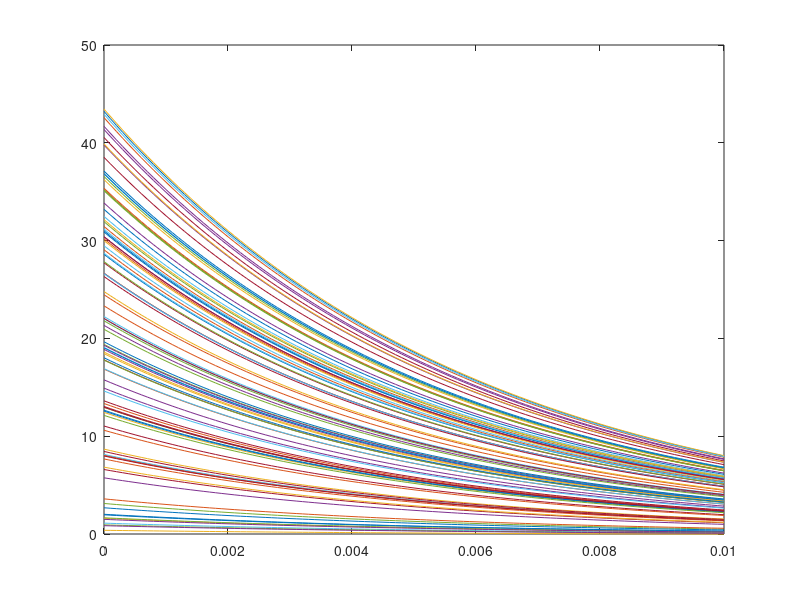
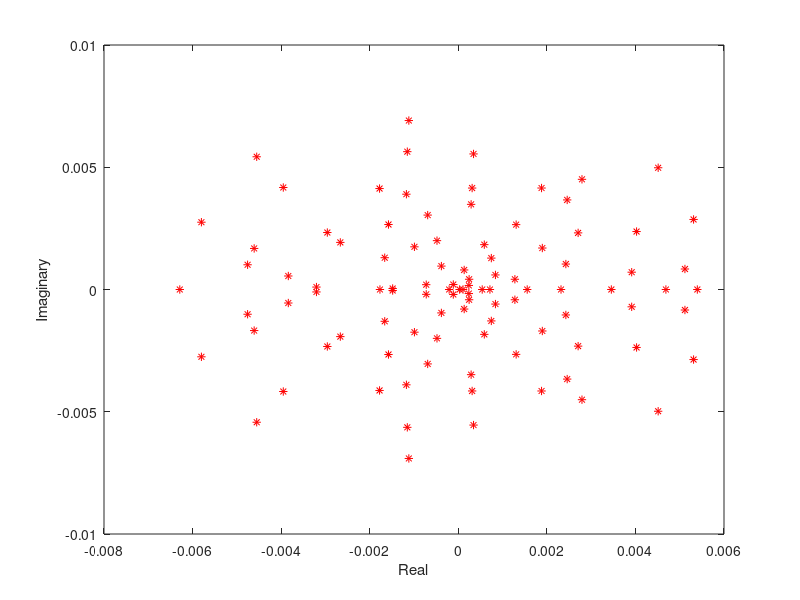
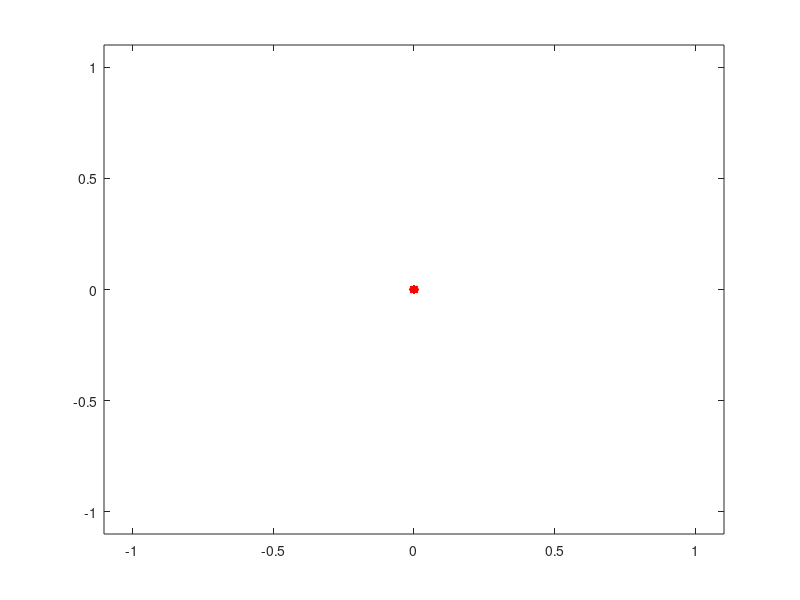

MATLAB code to generate these figures, in order:
function [re_o, Rates] = SteadyStateDynamicUniform

% Parameters:
N = 100; % network size;
tau_d = 0.200; %ms
tau_f = 0.150; %ms
U = zeros(1,N) + 0.20;
U = diag(U);
   
%Initializations
Re = 45*rand(N,1); %Initial Rates
ue = zeros(N,1);
xe = zeros(N,1) + 1;

%External Input
S_t = zeros(N,1);
S_t(5) = 2;
So = 10; %mv (mean current)
Input = zeros(N,N) + So;
Input(:,1) = Input(:,1) + S_t;
Sigma = zeros(N,N) + randn(N,N);
V = eye(N); %Input connectivity 
%Connectivity
meanw = 0; 
variancew = 4;
d = 0.10;
W  = sprandn (N,N,d)*(variancew^1/2) + meanw;
We = zeros(N,N) + W/N;

%Training
dt = 0.0001;
trainTime = size(Input,1);
L = trainTime; 
trainTime = size(Input,1);
Rates = zeros(N,L);  % complete state history
size(trainTime)
t(1) = 0;
Re(:,1) = Re;
ue(:,1) = ue;
xe(:,1) = xe;

for n = 1:L
 
   tau_m = 0.006;
   alpha = 1/tau_m; %ms tau_m
    alpha_ue = 1/tau_f; %ms tau_m
     alpha_xe = 1/tau_d; %ms tau_m


   Ds = (ue(:,n).*xe(:,n));
   Ds = diag(Ds);
   
 % Network activation
  
 h(:,n) = We*Ds*Re(:,n) + V*Input (:,n) + Sigma(:,n);
 %h(:,n) = sigmf(h(:,n),[2 4]);

    t(n+1) = t(n) + dt;
    Re(:,n+1) = Re(:,n) - dt*(alpha*(Re(:,n)+h(:,n)*sqrt(dt)));  
    Re(Re < 0) = 0; 
    
    ue(:,n+1) = ue(:,n) + dt*alpha_ue*((- ue(:,n)/tau_f) + U*(1 - ue(:,n)).*Re(:,n));
    ue(ue < 0) = 0;
    
    xe(:,n+1) = xe(:,n) + dt*alpha_xe*(((1 - xe(:,n))/tau_d) - xe(:,n).*ue(:,n).*Re(:,n));
    xe(xe > 1) = 1;
    xe(xe < 0) = 0;
 
     % save network activition
     Rates = Re; 
   
end

   
re_o = Rates(:,L);

figure(1)
plot(t,Re)

 %plot evalues of W 
     
    evalues = eig(We*Ds);    % Get the eigenvalues of J

   figure(3)
   plot(real(evalues),imag(evalues),'r*') %   Plot real and imaginary parts
   xlabel('Real')
   ylabel('Imaginary')
     
   figure(4)
   plot(evalues/sqrt(N)*variancew^1/2,'r*') 
   axis([-1.1 1.1 -1.1 1.1])
 
 
end
